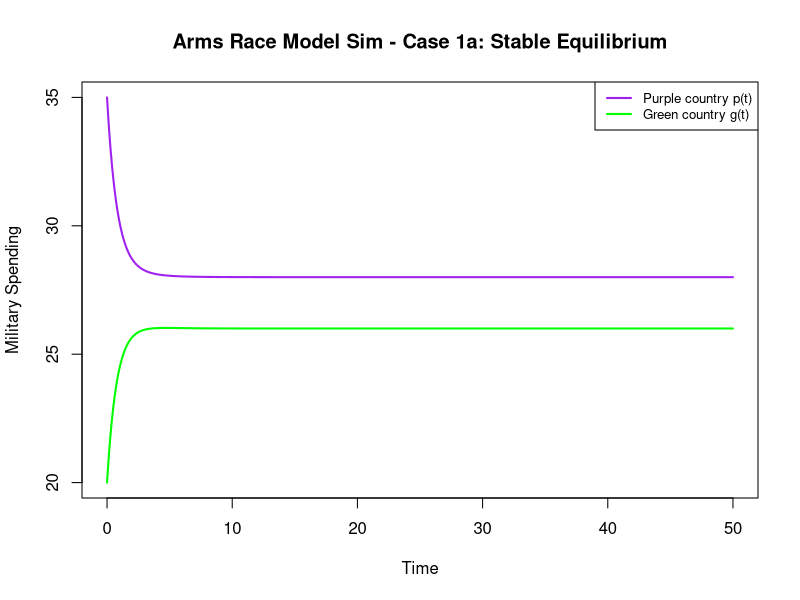
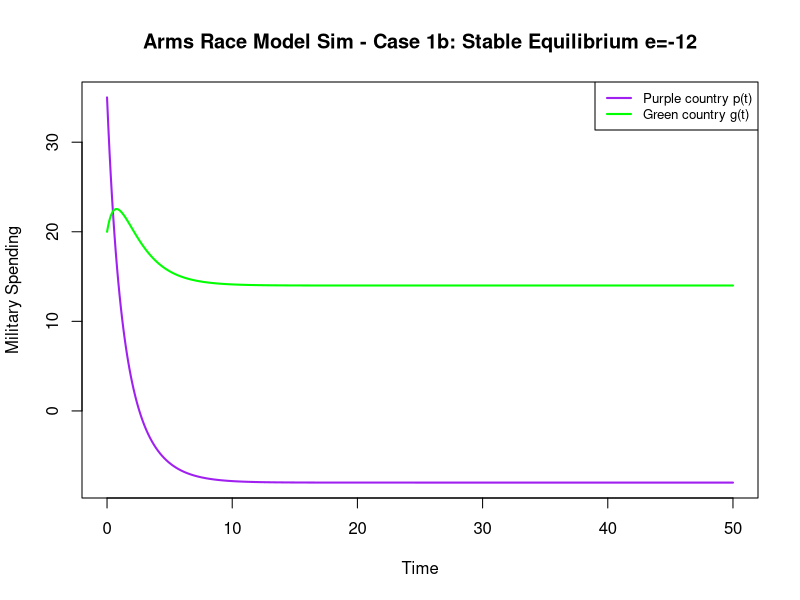
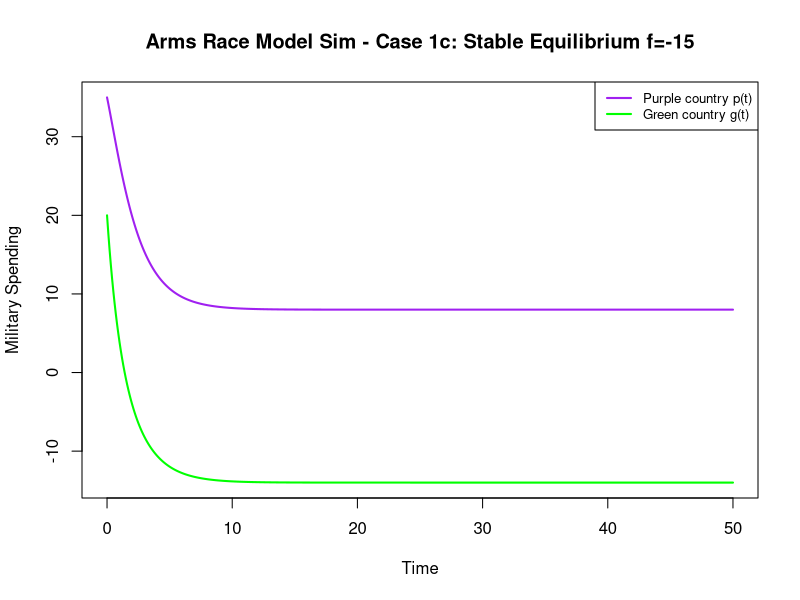
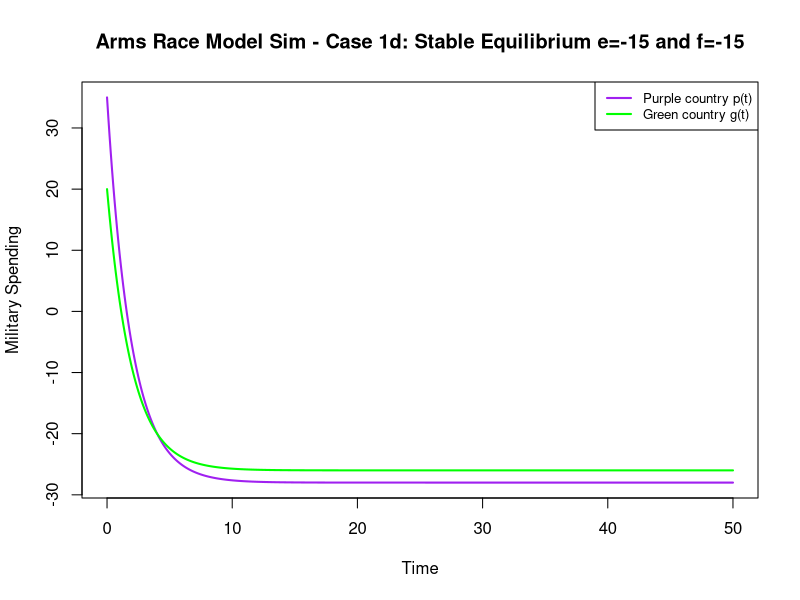
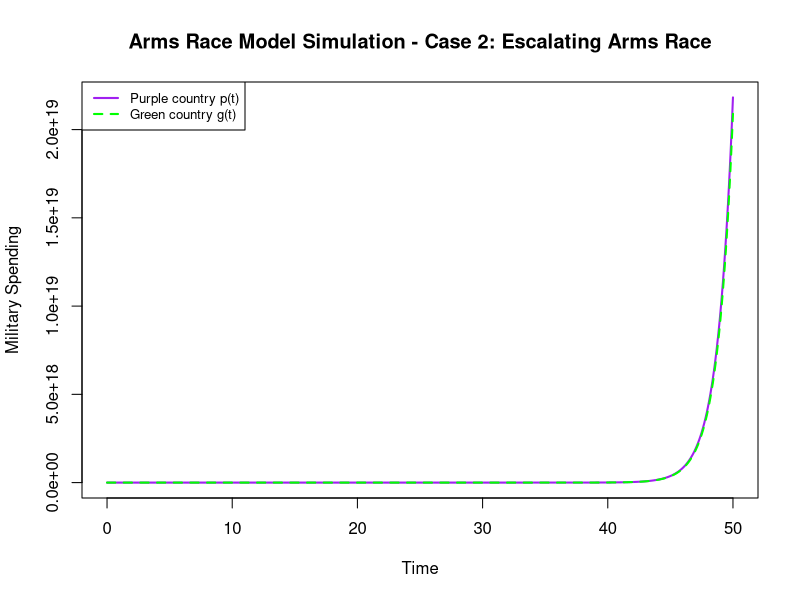
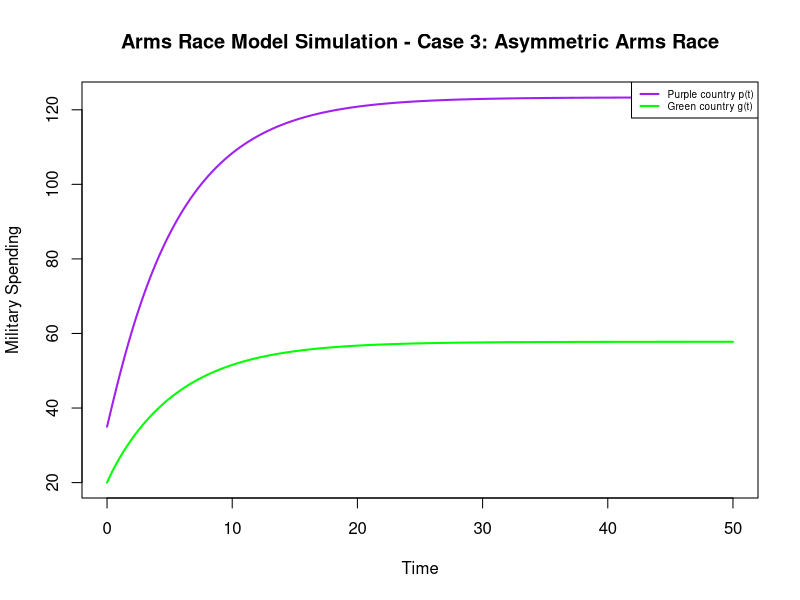
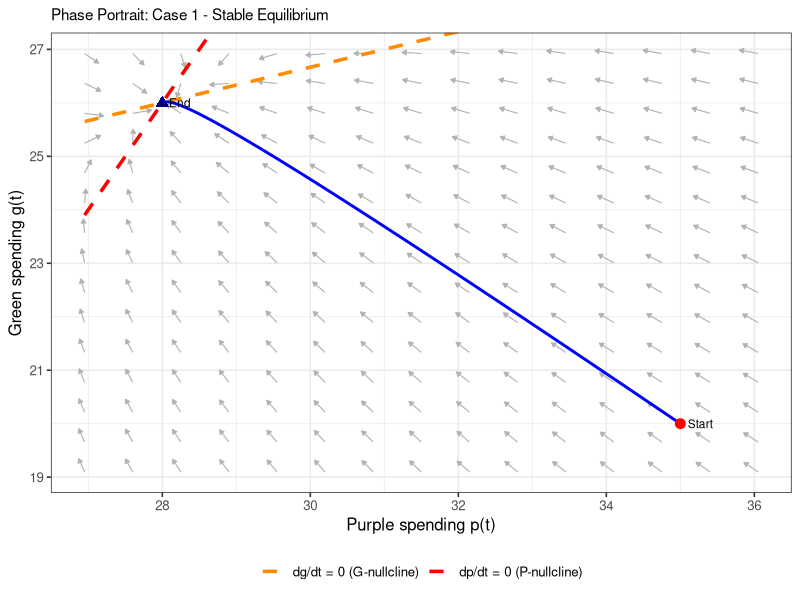
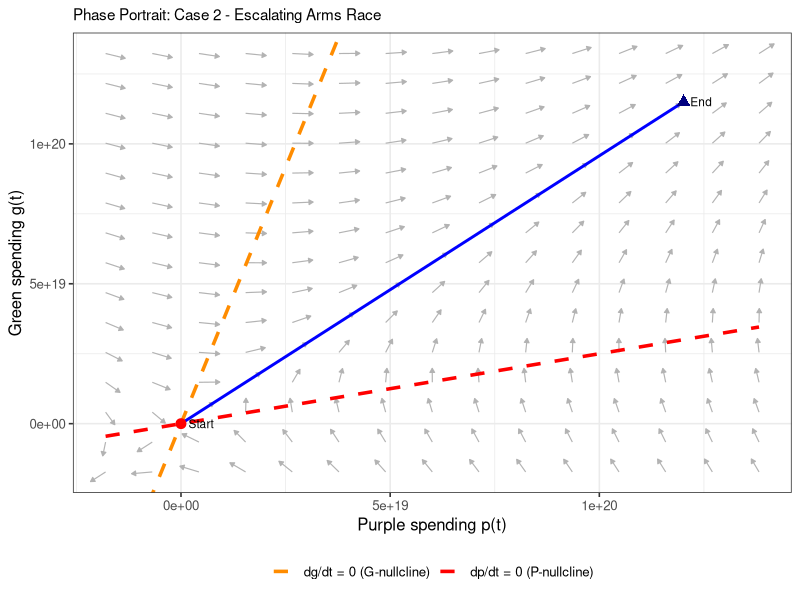

Write the R code that produced these figures, in order.
####################
# Arms Race Model
# Richardson Model
####################

#time values
t_vals <- seq(0, 50, by = 0.1)

#parameters
#values of e and f shift the equilibrium but do not change stability results - confirm
e <- 12
f <- 15

#initial conditions determine the starting point of the simulation
#values below or above equilibrium affect whether spending initially increases or decreases
#p0 <- 12
#g0 <- 15
p0 <- 35
g0 <- 20

#create matrix to store model values: simulated spending levels of Purple and Green, respectively
arms <- matrix(NA, nrow = 2, ncol = length(t_vals))
arms[,1] <- c(p0, g0)

#Euler method to numerically simulate the arms race model
arms_model <- function(t_vals, arms, a, b, c, d, e, f){
  h <- t_vals[2] - t_vals[1]
  for(t in 2:length(t_vals)){
    
    p_prev <- arms[1, t-1]
    g_prev <- arms[2, t-1]
  
    dp <- a*g_prev - c*p_prev + e
    dg <- b*p_prev - d*g_prev + f
    
    p_new <- p_prev + h*dp
    g_new <- g_prev + h*dg
    
    arms[,t] <- c(p_new, g_new)
  }
  return(arms)
}

#Case 1: Stable Equilibrium (spending converges to a stable long-term level)
#Case 1a
model1 <- arms_model(t_vals, arms, a = 0.4, b = 0.3, c = 0.8, d = 0.9, e, f)
quartz(width=8, height=6)
plot(t_vals, model1[1,], type="l", col="purple", lwd=2,
     xlab="Time", ylab="Military Spending",
     main="Arms Race Model Sim - Case 1a: Stable Equilibrium",
     ylim = range(model1))
lines(t_vals, model1[2,], col="green", lwd=2)
legend("topright",
       legend=c("Purple country p(t)", "Green country g(t)"),
       col=c("purple","green"),
       lwd=2,
       cex=0.8)

# Case 1: Stable Equilibrium (spending converges to a stable long-term level)
# Case 1b
model1 <- arms_model(t_vals, arms, a = 0.4, b = 0.3, c = 0.8, d = 0.9, e= -12, f)
quartz(width=8, height=6)
plot(t_vals, model1[1,], type="l", col="purple", lwd=2,
     xlab="Time", ylab="Military Spending",
     main="Arms Race Model Sim - Case 1b: Stable Equilibrium e=-12",
     ylim = range(model1))
lines(t_vals, model1[2,], col="green", lwd=2)
legend("topright",
       legend=c("Purple country p(t)", "Green country g(t)"),
       col=c("purple","green"),
       lwd=2,
       cex=0.8)

# Case 1: Stable Equilibrium (spending converges to a stable long-term level)
# Case 1c
model1 <- arms_model(t_vals, arms, a = 0.4, b = 0.3, c = 0.8, d = 0.9, e, f=-15)
quartz(width=8, height=6)
plot(t_vals, model1[1,], type="l", col="purple", lwd=2,
     xlab="Time", ylab="Military Spending",
     main="Arms Race Model Sim - Case 1c: Stable Equilibrium f=-15",
     ylim = range(model1))
lines(t_vals, model1[2,], col="green", lwd=2)
legend("topright",
       legend=c("Purple country p(t)", "Green country g(t)"),
       col=c("purple","green"),
       lwd=2,
       cex=0.8)

# Case 1: Stable Equilibrium (spending converges to a stable long-term level)
# Case 1d
model1 <- arms_model(t_vals, arms, a = 0.4, b = 0.3, c = 0.8, d = 0.9, e=-12, f=-15)
quartz(width=8, height=6)
plot(t_vals, model1[1,], type="l", col="purple", lwd=2,
     xlab="Time", ylab="Military Spending",
     main="Arms Race Model Sim - Case 1d: Stable Equilibrium e=-15 and f=-15",
     ylim = range(model1))
lines(t_vals, model1[2,], col="green", lwd=2)
legend("topright",
       legend=c("Purple country p(t)", "Green country g(t)"),
       col=c("purple","green"),
       lwd=2,
       cex=0.8)

#Case 2: Escalating Arms Race (over time, both nations continue to keep increasing spending)
model2 <- arms_model(t_vals, arms, a = 1.2, b = 1.1, c = 0.3, d = 0.3, e, f)
quartz(width=8, height=6)
plot(t_vals, model2[1,], type="l", col="purple", lwd=2,
     xlab="Time", ylab="Military Spending",
     main="Arms Race Model Simulation - Case 2: Escalating Arms Race",
     ylim = range(model2))
lines(t_vals, model2[2,], col="green", lwd=2, lty=2)
legend("topleft",
       legend=c("Purple country p(t)", "Green country g(t)"),
       col=c("purple","green"),
       lwd=2,
       lty=c(1,2),
       cex=0.8)

#Case 3: Asymmetric Arms Race (countries respond differently, leading to different long-term spending levels)
model3 <- arms_model(t_vals, arms, a = 1.5, b = 0.3, c = 0.8, d = 0.9, e, f)
quartz(width=8, height=6)
plot(t_vals, model3[1,], type="l", col="purple", lwd=2,
     xlab="Time", ylab="Military Spending",
     main="Arms Race Model Simulation - Case 3: Asymmetric Arms Race",
     ylim = range(model3))
lines(t_vals, model3[2,], col="green", lwd=2)
legend("topright",
       legend=c("Purple country p(t)", "Green country g(t)"),
       col=c("purple","green"),
       lwd=2,
       cex=0.6)

####################################
### Phase Diagrams for each Case ###
####################################

library(deSolve)
library(ggplot2)

# Richardson ODE for deSolve: state = c(p, g), parms = named vector (use cc for fatigue param)
richardson_ode <- function(t, state, parms) {
  dp <- parms["a"] * state[2] - parms["cc"] * state[1] + parms["e"]
  dg <- parms["b"] * state[1] - parms["d"]  * state[2] + parms["f"]
  list(c(dp, dg))
}

# Helper: build a ggplot2 phase portrait (vector field + nullclines + trajectory)
phase_portrait_gg <- function(parms, p0, g0, title, t_end = 50, n_grid = 15) {

  # Solve trajectory with deSolve (more accurate than Euler)
  out <- as.data.frame(ode(y = c(p = p0, g = g0),
                           times = seq(0, t_end, by = 0.1),
                           func  = richardson_ode,
                           parms = parms))

  # Auto plot limits from trajectory, with padding
  xlim <- range(out$p) + c(-1, 1) * diff(range(out$p)) * 0.15
  ylim <- range(out$g) + c(-1, 1) * diff(range(out$g)) * 0.15

  # Vector field on a regular grid
  vf <- expand.grid(p = seq(xlim[1], xlim[2], length.out = n_grid),
                    g = seq(ylim[1], ylim[2], length.out = n_grid))
  vf$dp  <- parms["a"] * vf$g - parms["cc"] * vf$p + parms["e"]
  vf$dg  <- parms["b"] * vf$p - parms["d"]  * vf$g + parms["f"]
  mag    <- sqrt(vf$dp^2 + vf$dg^2)
  scl    <- min(diff(xlim), diff(ylim)) / (n_grid * 2)
  vf$pend <- vf$p + (vf$dp / mag) * scl
  vf$gend <- vf$g + (vf$dg / mag) * scl

  # Nullclines: dp/dt = 0 → g = (cc*p - e)/a   |   dg/dt = 0 → g = (b*p + f)/d
  p_seq <- seq(xlim[1], xlim[2], length.out = 300)
  nc <- rbind(
    data.frame(p = p_seq,
               g = (parms["cc"] * p_seq - parms["e"]) / parms["a"],
               nullcline = "dp/dt = 0 (P-nullcline)"),
    data.frame(p = p_seq,
               g = (parms["b"]  * p_seq + parms["f"]) / parms["d"],
               nullcline = "dg/dt = 0 (G-nullcline)")
  )

  ggplot() +
    # Vector field
    geom_segment(data = vf,
                 aes(x = p, y = g, xend = pend, yend = gend),
                 arrow = arrow(length = unit(0.12, "cm"), type = "closed"),
                 color = "gray70", linewidth = 0.4) +
    # Nullclines
    geom_line(data = nc, aes(x = p, y = g, color = nullcline),
              linetype = "dashed", linewidth = 1.2) +
    # Trajectory
    geom_path(data = out, aes(x = p, y = g), color = "blue", linewidth = 1) +
    # Start point
    geom_point(data = out[1, ],       aes(x = p, y = g), color = "red",  shape = 19, size = 3) +
    geom_text(aes(x = out$p[1],       y = out$g[1],       label = "Start"), hjust = -0.3, size = 3) +
    # End point
    geom_point(data = out[nrow(out), ], aes(x = p, y = g), color = "navy", shape = 17, size = 3) +
    geom_text(aes(x = out$p[nrow(out)], y = out$g[nrow(out)], label = "End"), hjust = -0.3, size = 3) +
    scale_color_manual(values = c("dp/dt = 0 (P-nullcline)" = "red",
                                  "dg/dt = 0 (G-nullcline)" = "darkorange")) +
    coord_cartesian(xlim = xlim, ylim = ylim) +
    labs(x = "Purple spending p(t)", y = "Green spending g(t)",
         title = title, color = NULL) +
    theme_bw(base_size = 12) +
    theme(legend.position = "bottom", plot.title = element_text(size = 11))
}

# Phase portrait for Case 1 (stable, e=12, f=15)
quartz(width = 7, height = 6)
print(phase_portrait_gg(
  parms = c(a = 0.4, b = 0.3, cc = 0.8, d = 0.9, e = 12, f = 15),
  p0 = p0, g0 = g0,
  title = "Phase Portrait: Case 1 - Stable Equilibrium"
))

# Phase portrait for Case 2 (escalating)
quartz(width = 7, height = 6)
print(phase_portrait_gg(
  parms = c(a = 1.2, b = 1.1, cc = 0.3, d = 0.3, e = 12, f = 15),
  p0 = p0, g0 = g0,
  title = "Phase Portrait: Case 2 - Escalating Arms Race"
))

# Phase portrait for Case 3 (asymmetric)
quartz(width = 7, height = 6)
print(phase_portrait_gg(
  parms = c(a = 1.5, b = 0.3, cc = 0.8, d = 0.9, e = 12, f = 15),
  p0 = p0, g0 = g0,
  title = "Phase Portrait: Case 3 - Asymmetric Arms Race"
))
